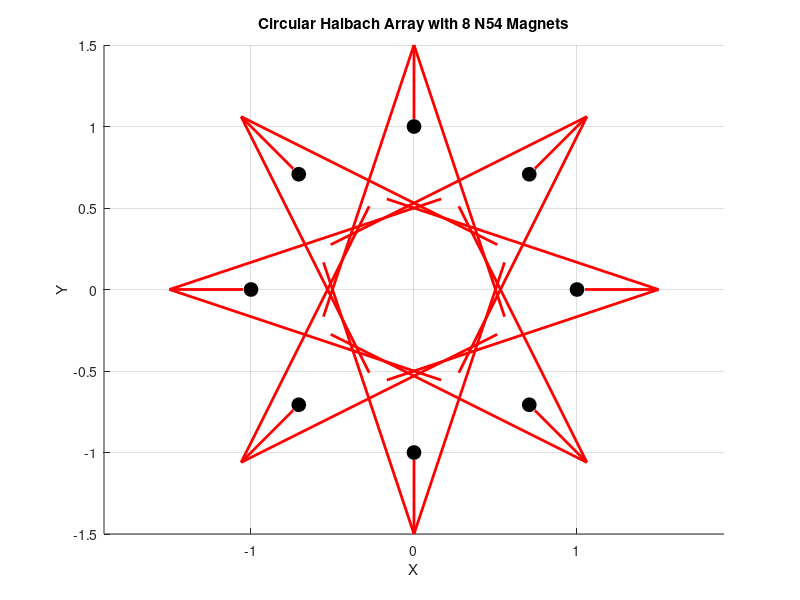

The MATLAB script that drew this image:
% Parameters
numMagnets = 8;
theta = linspace(0, 2*pi, numMagnets + 1);
theta(end) = []; % Remove the duplicate point at 2*pi

% Define the magnetization directions in degrees
magDirections = [0, 45, 90, 135, 180, 225, 270, 315];

% Plot the circular Halbach array
figure;
hold on;
for k = 1:numMagnets
    % Position of each magnet
    x = cos(theta(k));
    y = sin(theta(k));
    
    % Magnetization vector
    angle = deg2rad(magDirections(k));
    u = cos(angle);
    v = sin(angle);
    
    % Plot the magnet position and direction
    plot(x, y, 'ko', 'MarkerSize', 10, 'MarkerFaceColor', 'k');
    quiver(x, y, u, v, 0.5, 'r', 'LineWidth', 2, 'MaxHeadSize', 2);
end

% Add labels and title
xlabel('X');
ylabel('Y');
title('Circular Halbach Array with 8 N54 Magnets');
axis equal;
grid on;
hold off;
